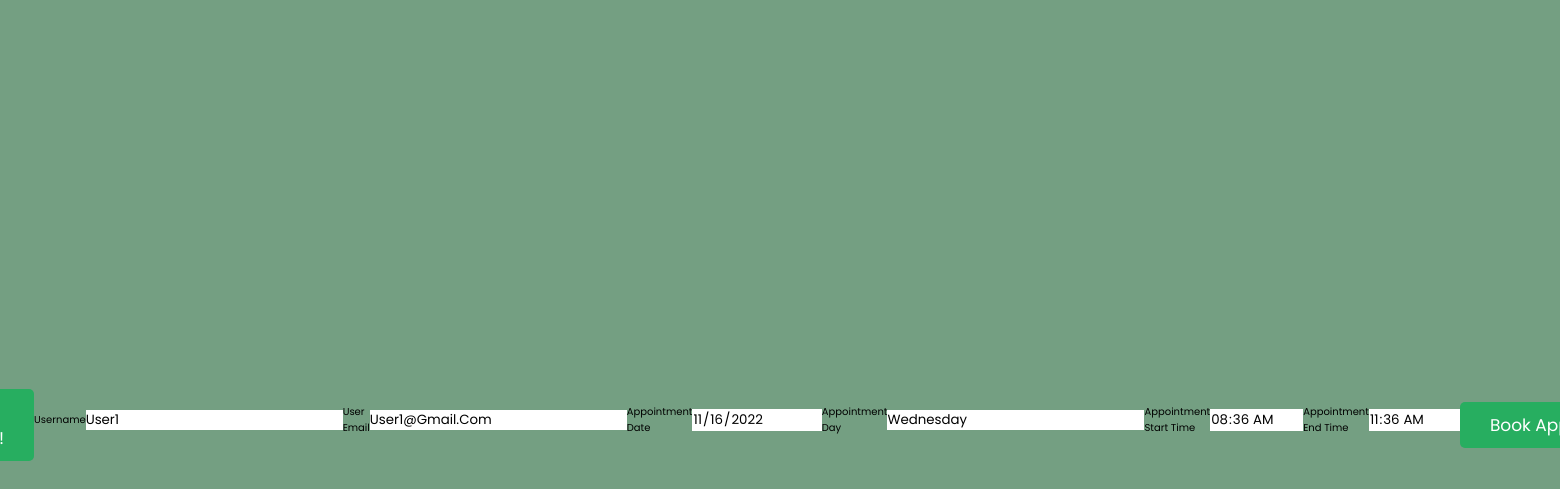
Before: /adminUpdateAppointmentAdd.php?edit=23 with the older database file.
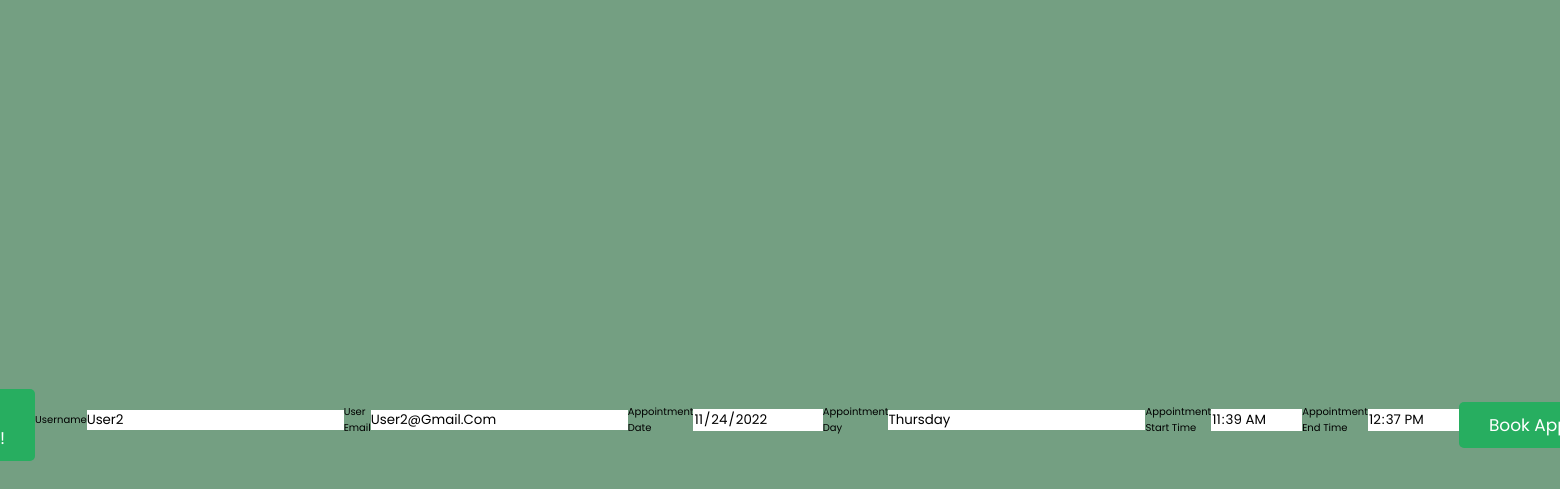
After: the same page with the newer database file.
### tables this page shows
CREATE TABLE `tbl_member` (
  `id` int(11) NOT NULL,
  `username` varchar(255) NOT NULL,
  `password` varchar(200) NOT NULL,
  `cpassword` varchar(100) NOT NULL,
  `email` varchar(255) NOT NULL,
  `create_at` timestamp NOT NULL DEFAULT current_timestamp() ON UPDATE current_timestamp(),
  `validation_key` int(11) NOT NULL,
  `contact` varchar(100) NOT NULL,
  `address` varchar(100) NOT NULL,
  `state` varchar(100) NOT NULL,
  `city` varchar(100) NOT NULL,
  `image` varchar(100) NOT NULL,
  `otp` int(11) NOT NULL
);

CREATE TABLE `tbl_appointment` (
  `appointmentID` int(11) NOT NULL,
  `appointmentDate` date NOT NULL,
  `appointmentStartTime` time NOT NULL,
  `appointmentEndTime` time NOT NULL,
  `customerName` varchar(255) NOT NULL,
  `bookingID` int(11) NOT NULL,
  `customerEmail` varchar(255) NOT NULL,
  `appointmentCreatedAt` timestamp NOT NULL DEFAULT current_timestamp()
);

### adminUpdateAppointmentAdd.php (the view, shortened to what this page needs)
<?php
include('dbcon.php');
$id = $_GET['edit'];
?>
<!DOCTYPE html>
<html lang="en">
<head>
   <link rel="stylesheet" href="assets/css/productcss.css">
</head>
<body>
<div class="container">
<div class="admin-product-form-container centered">
      <?php
      $select = mysqli_query($con, "SELECT * FROM tbl_member, tbl_appointment WHERE bookingID= '$id'");
      while($row = mysqli_fetch_assoc($select)){
   ?>
      <label>Username</label><br>
      <input type="text" class="box" name="username" value="<?php echo $row['customerName']; ?>" readonly=readonly>
      <label>User Email</label><br>
      <input type="text" class="box" name="email" value="<?php echo $row['customerEmail']; ?>" readonly=readonly>
      <label>Appointment Date</label><br>
      <input type="date" class="box" name="booking_Date" value="<?php echo $row['appointmentDate']; ?>" readonly="readonly">
      <label>Appointment Day</label><br>
      <input type="text" class="box" name="bookingDay" value="<?php echo date('l', strtotime($row["appointmentDate"]));?>" readonly="readonly">
      <label>Appointment Start Time</label><br>
      <input type="time" class="box" name="booking_ST" value="<?php echo $row['appointmentStartTime']; ?>" readonly="readonly">
      <label>Appointment End Time</label><br>
      <input type="time" class="box" name="booking_ET" value="<?php echo $row['appointmentEndTime']; ?>" readonly="readonly">
      <input type="submit" value="Book Appointment" name="book_appointment" class="btn">
      <a href="userBooking.php" class="btn">go back!</a>
      <?php }; ?>
</div>
</div>
</body>
</html>

Changed rows visible on the page:
no longer on this page (row edited): tbl_member: username "user1", email "user1@gmail.com", booking_Date "11/16/2022", bookingDay "Wednesday", booking_ST "08:36:00", booking_ET "11:36:00"
now on this page (row edited): tbl_member: username "user2", email "user2@gmail.com", booking_Date "11/24/2022", bookingDay "Thursday", booking_ST "11:39:00", booking_ET "12:37:00"
